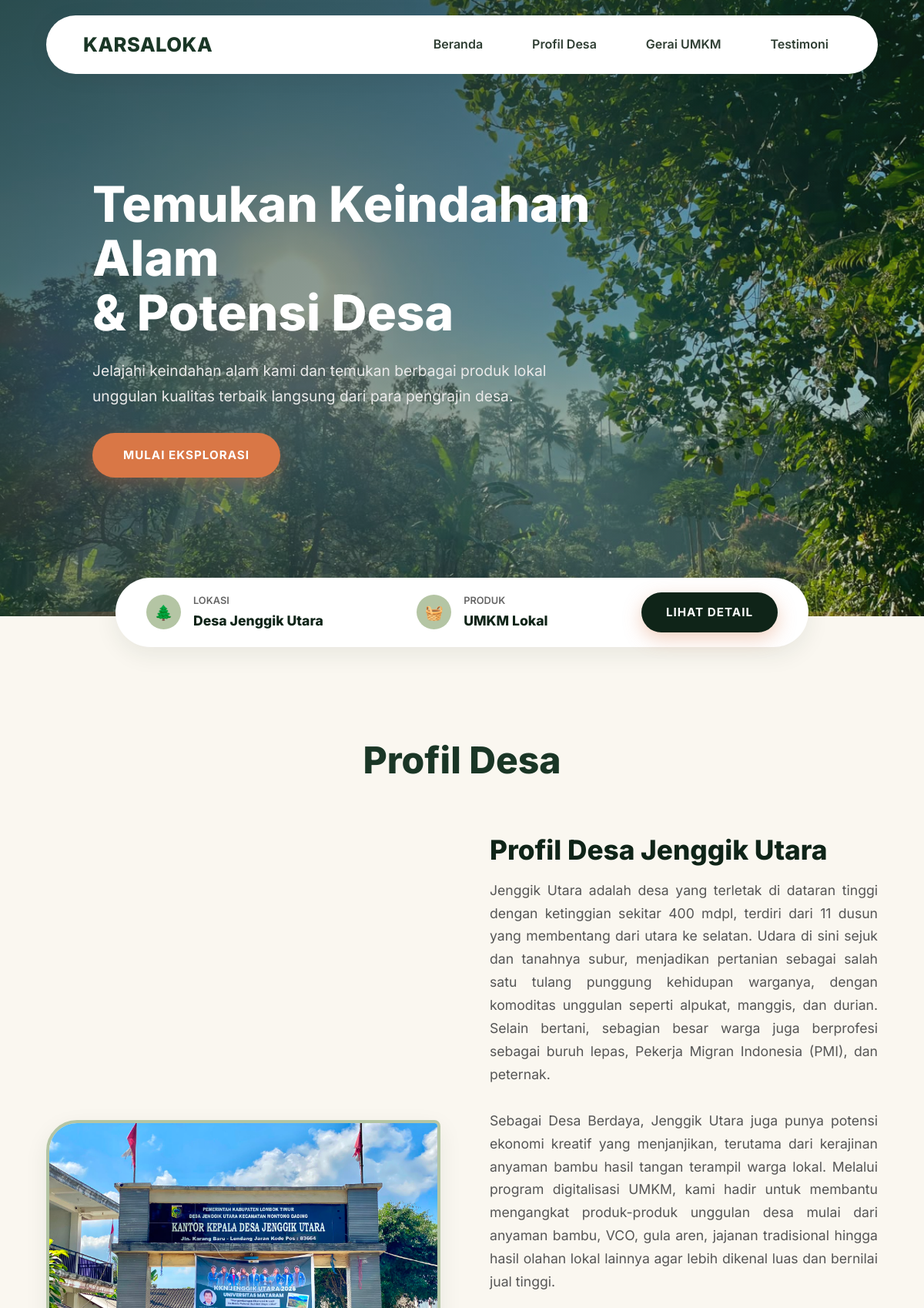
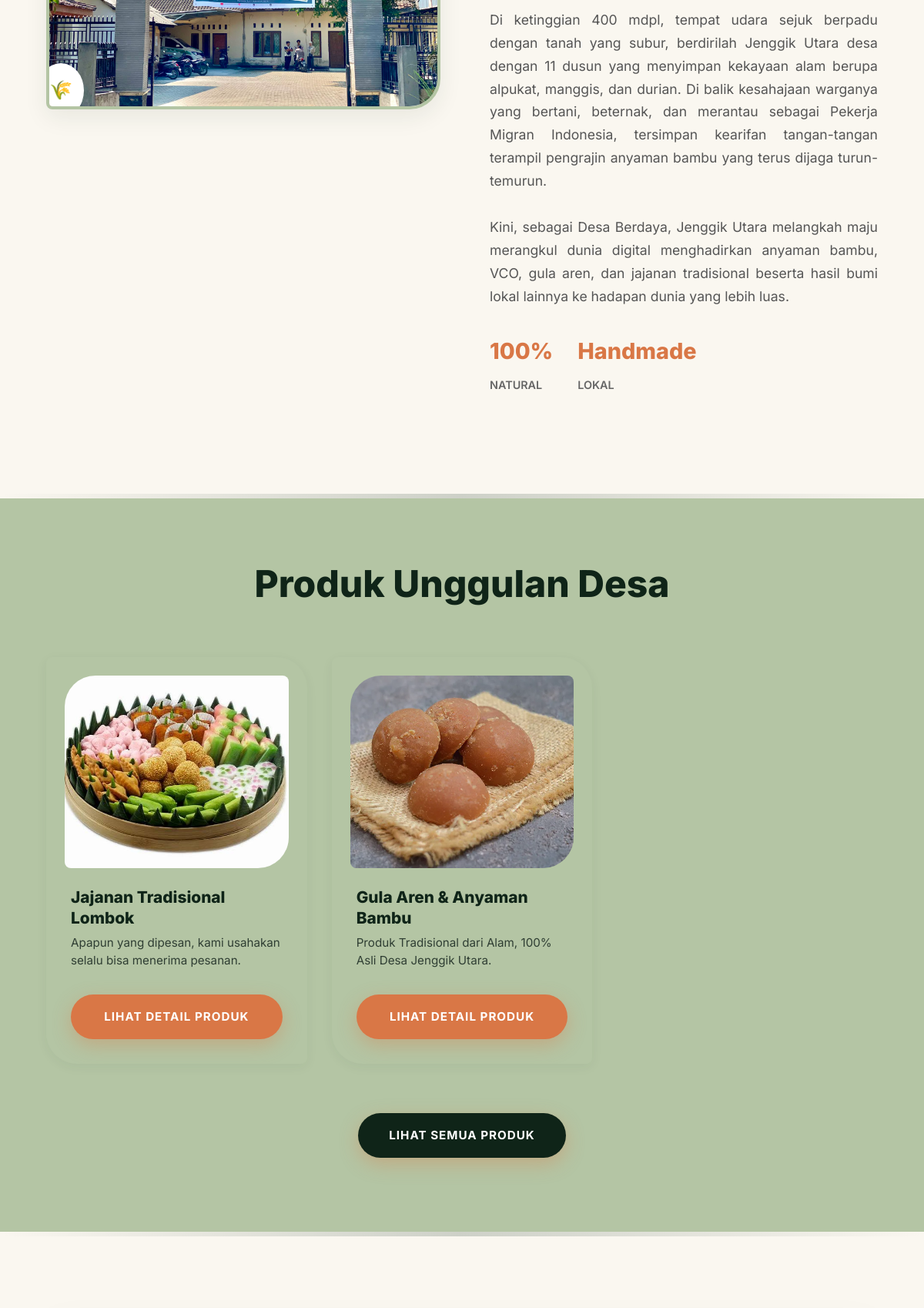
The page / (upper part) on the database its author committed (2 pictures, top to bottom).
### tables this page shows
CREATE TABLE `profile_desa` (
  `id` int(11) NOT NULL,
  `potensi_desa` text NOT NULL,
  `informasi_desa` text NOT NULL,
  `gambar_desa` varchar(255) NOT NULL,
  `judul_profil` varchar(255) NOT NULL
);

CREATE TABLE `umkm` (
  `id` int(11) NOT NULL,
  `nama_produk` varchar(255) NOT NULL,
  `tagline` varchar(255) NOT NULL,
  `deskripsi` text NOT NULL,
  `latar_belakang_usaha` text DEFAULT NULL,
  `informasi_tambahan` text NOT NULL,
  `gambar_umkm` varchar(255) NOT NULL,
  `logo_umkm` varchar(255) DEFAULT NULL,
  `proses_umkm` varchar(255) DEFAULT NULL,
  `alur_proses` text DEFAULT NULL,
  `slug` varchar(100) NOT NULL
);

### index.php (the view, shortened to what this page needs)
<?php
require_once 'backend/koneksi.php';
$profil_desa = [
    'judul_profil' => 'Profil Desa Jenggik Utara',
    'potensi_desa' => 'Pertanian (Alpukat, Manggis, Durian) dan Ekonomi Kreatif (Anyaman Bambu, Gula Aren, Jajanan Tradisional)',
    'informasi_desa' => "Jenggik Utara adalah desa yang terletak di dataran tinggi dengan ketinggian sekitar 400 mdpl, terdiri dari 11 dusun yang membentang dari utara ke selatan. Udara di sini sejuk dan tanahnya subur, menjadikan pertanian sebagai salah satu tulang punggung kehidupan warganya, dengan komoditas unggulan seperti alpukat, manggis, dan durian. Selain bertani, sebagian besar warga juga berprofesi sebagai buruh lepas, Pekerja Migran Indonesia (PMI), dan peternak.\n\nSebagai Desa Berdaya, Jenggik Utara juga punya potensi ekonomi kreatif yang menjanjikan, terutama dari kerajinan anyaman bambu hasil tangan terampil warga lokal. Melalui program digitalisasi UMKM, kami hadir untuk membantu mengangkat produk-produk unggulan desa mulai dari anyaman bambu, VCO, gula aren, jajanan tradisional hingga hasil olahan lokal lainnya agar lebih dikenal luas dan bernilai jual tinggi.\n\nDi ketinggian 400 mdpl, tempat udara sejuk berpadu dengan tanah yang subur, berdirilah Jenggik Utara desa dengan 11 dusun yang menyimpan kekayaan alam berupa alpukat, manggis, dan durian. Di balik kesahajaan warganya yang bertani, beternak, dan merantau sebagai Pekerja Migran Indonesia, tersimpan kearifan tangan-tangan terampil pengrajin anyaman bambu yang terus dijaga turun-temurun.\n\nKini, sebagai Desa Berdaya, Jenggik Utara melangkah maju merangkul dunia digital menghadirkan anyaman bambu, VCO, gula aren, dan jajanan tradisional beserta hasil bumi lokal lainnya ke hadapan dunia yang lebih luas.",
    'gambar_desa' => 'assets/beranda/kantor desa.jpg'
];
$umkm_sorotan = [
    [
        'id' => 1,
        'nama_produk' => 'Jajanan Tradisional Lombok',
        'tagline' => 'Apapun yang dipesan, kami usahakan selalu bisa menerima pesanan.',
        'gambar_umkm' => 'assets/umkm/paket_jajanan.jpg'
    ],
    [
        'id' => 2,
        'nama_produk' => 'Gula Aren & Anyaman Bambu',
        'tagline' => 'Produk Tradisional dari Alam, 100% Asli Desa Jenggik Utara.',
        'gambar_umkm' => 'assets/umkm/gula aren.jpg'
    ]
];
if ($pdo) {
    $stmt = $pdo->query("SELECT * FROM profile_desa LIMIT 1");
    if ($row = $stmt->fetch()) {
        $profil_desa = $row;
    }
    $stmt = $pdo->query("SELECT id, nama_produk, tagline, gambar_umkm FROM umkm ORDER BY id ASC LIMIT 3");
    $db_umkm = $stmt->fetchAll();
    if ($db_umkm) {
        $umkm_sorotan = $db_umkm;
    }
}
?>
<!DOCTYPE html>
<html lang="id">
<head>
    <link rel="stylesheet" href="assets/css/style.css?v=<?= time() ?>">
</head>
<body>
    <header>
        <nav>
            <div class="logo" style="display: flex; align-items: center;">KARSALOKA</div>
            <ul class="nav-links" id="nav-links">
                <li><a href="index.php">Beranda</a></li>
                <li><a href="#profil">Profil Desa</a></li>
                <li><a href="katalog.php">Gerai UMKM</a></li>
                <li><a href="#testimoni">Testimoni</a></li>
            </ul>
        </nav>
    </header>
    <section class="hero" style="padding:0; max-width:100%;">
        <div class="carousel">
            <div class="carousel-slide active" style="background-image: url('assets/beranda/beranda1.jpg');"></div>
        </div>
        <div class="carousel-overlay"></div>
        <div class="hero-content">
            <h1 style="color: #ffffff;">Temukan Keindahan Alam<br> & Potensi Desa</h1>
            <p style="color: #eaeaea;">Jelajahi keindahan alam kami dan temukan berbagai produk lokal unggulan kualitas terbaik langsung dari para pengrajin desa.</p>
            <a href="katalog.php" class="btn">Mulai Eksplorasi</a>
        </div>
        <div class="floating-info-bar" style="position: absolute; bottom: -40px; left: 50%; transform: translateX(-50%); width: 85%; max-width: 900px; background: var(--card-bg); padding: 1.2rem 2.5rem; border-radius: 50px; display: flex; justify-content: space-between; align-items: center; box-shadow: var(--shadow-md); z-index: 100;">
            <div style="display: flex; align-items: center; gap: 1rem;">
                <div style="width: 45px; height: 45px; background: var(--primary-light); border-radius: 50%; display: flex; align-items: center; justify-content: center; font-size: 1.2rem;">🌲</div>
                <div>
                    <div style="font-size: 0.8rem; color: #666; font-weight: 600; text-transform: uppercase;">Lokasi</div>
                    <div style="font-weight: 800; color: var(--primary-dark); font-size: 1.1rem;">Desa Jenggik Utara</div>
                </div>
            </div>
            <div style="display: flex; align-items: center; gap: 1rem;">
                <div style="width: 45px; height: 45px; background: var(--primary-light); border-radius: 50%; display: flex; align-items: center; justify-content: center; font-size: 1.2rem;">🧺</div>
                <div>
                    <div style="font-size: 0.8rem; color: #666; font-weight: 600; text-transform: uppercase;">Produk</div>
                    <div style="font-weight: 800; color: var(--primary-dark); font-size: 1.1rem;">UMKM Lokal</div>
                </div>
            </div>
            <a href="#umkm" class="btn" style="padding: 0.8rem 2rem; background: var(--primary-dark); color: white;">Lihat Detail</a>
        </div>
    </section>
    <section id="profil" style="margin-top: 60px;">
        <h2 class="section-title">Profil Desa</h2>
        <div class="profile-content">
            <div class="profile-image">
                <img src="<?= htmlspecialchars($profil_desa['gambar_desa']) ?>" alt="Profil Desa">
                <div style="position: absolute; bottom: -15px; left: -15px; background: white; padding: 15px; border-radius: 50%; box-shadow: var(--shadow-sm); z-index: 5;">
                    <span style="font-size: 1.5rem;">🌾</span>
                </div>
            </div>
            <div class="profile-text">
                <h3 style="font-size: 2.2rem; color: var(--primary-dark); font-weight: 800; line-height: 1.2; margin-bottom: 1rem;"><?= htmlspecialchars($profil_desa['judul_profil']) ?></h3>
                <p style="margin-bottom: 20px; font-size: 1.1rem; color: #555; text-align: justify;"><?= nl2br(htmlspecialchars($profil_desa['informasi_desa'])) ?></p>
                <div style="display: flex; gap: 2rem; margin-top: 2rem;">
                    <div>
                        <h4 style="font-size: 1.8rem; color: var(--secondary-color); font-weight: 800; margin-bottom: 5px;">100%</h4>
                        <span style="font-weight: 600; color: #666; font-size: 0.9rem; text-transform: uppercase;">Natural</span>
                    </div>
                    <div>
                        <h4 style="font-size: 1.8rem; color: var(--secondary-color); font-weight: 800; margin-bottom: 5px;">Handmade</h4>
                        <span style="font-weight: 600; color: #666; font-size: 0.9rem; text-transform: uppercase;">Lokal</span>
                    </div>
                </div>
            </div>
        </div>
    </section>
    <div style="width: 100%; height: 6px; background: linear-gradient(90deg, transparent, rgba(26,54,38,0.2), transparent); margin-top: 2rem;"></div>
    <section id="umkm" style="position: relative; padding: 5rem 5% 6rem; background: var(--primary-light); max-width: 100%;">
        <div style="max-width: 1400px; margin: 0 auto;">
            <h2 class="section-title" style="color: var(--primary-dark);">Produk Unggulan Desa</h2>
            <div class="product-grid">
            <?php foreach($umkm_sorotan as $umkm): ?>
            <div class="product-card">
                <div class="product-img">
                    <img src="<?= htmlspecialchars($umkm['gambar_umkm']) ?>" alt="<?= htmlspecialchars($umkm['nama_produk']) ?>">
                </div>
                <div class="product-info">
                    <h3 class="product-title"><?= htmlspecialchars($umkm['nama_produk']) ?></h3>
                    <p class="product-tagline"><?= htmlspecialchars($umkm['tagline']) ?></p>
                    <div class="product-action">
                        <a href="detail.php?id=<?= $umkm['id'] ?>" class="btn">Lihat Detail Produk</a>
                    </div>
                </div>
            </div>
            <?php endforeach; ?>
            </div>
            <div style="text-align: center; margin-top: 4rem;">
                <a href="katalog.php" class="btn" style="background: var(--primary-dark);">Lihat Semua Produk</a>
            </div>
        </div>
    </section>
    <div style="width: 100%; height: 6px; background: linear-gradient(90deg, transparent, rgba(26,54,38,0.2), transparent);"></div>
    <section id="testimoni">
    </section>
</body>
</html>

### rows shown on the page
profile_desa: gambar_desa (picture), judul_profil "Profil Desa Jenggik Utara", informasi_desa "Jenggik Utara adalah desa yang terletak di dataran tinggi dengan ketinggian sekitar 400 mdpl, terdiri dari 11 dusun yang membentang dari utara ke selatan. Udara di sini sejuk dan tanahnya subur, menjadikan pertanian sebagai salah satu tulang punggung kehidupan warganya, dengan komoditas unggulan seperti alpukat, manggis, dan durian. Selain bertani, sebagian besar warga juga berprofesi sebagai buruh lepas, Pekerja Migran Indonesia (PMI), dan peternak. Sebagai Desa Berdaya, Jenggik Utara juga punya potensi ekonomi kreatif yang menjanjikan, terutama dari kerajinan anyaman bambu hasil tangan terampil warga lokal. Melalui program digitalisasi UMKM, kami hadir untuk membantu mengangkat…"
umkm: gambar_umkm (picture), nama_produk "Jajanan Tradisional Lombok", tagline "Apapun yang dipesan, kami usahakan selalu bisa menerima pesanan."
umkm: gambar_umkm (picture), nama_produk "Gula Aren & Anyaman Bambu", tagline "Produk Tradisional dari Alam, 100% Asli Desa Jenggik Utara."
